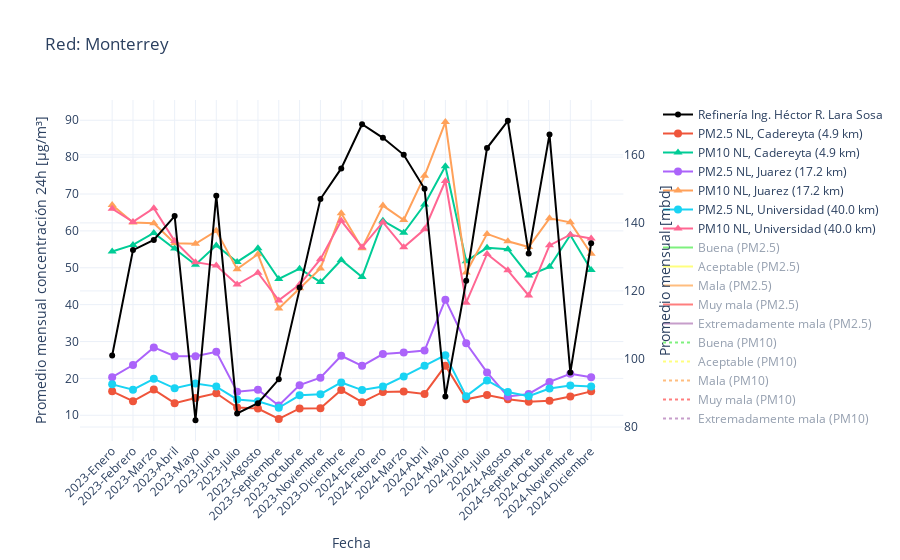

Notebook cell for this chart:
### Code cell
import pickle as pkl
import pandas as pd
import plotly.graph_objects as go
from plotly.subplots import make_subplots
from scipy.stats import pearsonr

# Traducción de meses
meses_es = {
    'January': 'Enero', 'February': 'Febrero', 'March': 'Marzo', 'April': 'Abril',
    'May': 'Mayo', 'June': 'Junio', 'July': 'Julio', 'August': 'Agosto',
    'September': 'Septiembre', 'October': 'Octubre', 'November': 'Noviembre', 'December': 'Diciembre'
}

# Coordenadas de estaciones con distancia en km
estaciones_km = {
    'NL, Cadereyta': 4.9,
    'NL, Juarez': 17.2,
    'NL, Universidad': 40.0
}

# Umbrales de calidad del aire para PM2.5 y PM10
umbrales = {
    'PM2.5': [(15, 'Buena', 'rgb(0,228,0)'), (33, 'Aceptable', 'rgb(255,255,0)'), 
              (79, 'Mala', 'rgb(255,126,0)'), (130, 'Muy mala', 'rgb(255,0,0)'), 
              (200, 'Extremadamente mala', 'rgb(143,63,151)')],
    'PM10': [(45, 'Buena', 'rgb(0,228,0)'), (60, 'Aceptable', 'rgb(255,255,0)'), 
             (132, 'Mala', 'rgb(255,126,0)'), (213, 'Muy mala', 'rgb(255,0,0)'), 
             (300, 'Extremadamente mala', 'rgb(143,63,151)')]
}

# Función para cargar datos de PM2.5 o PM10
def cargar_datos(archivo_pkl, estacion):
    with open(archivo_pkl, 'rb') as f:
        data = pkl.load(f)
    pm_NL = data.query(f'Estación == "{estacion}"')
    m_pm_NL = pm_NL.groupby(pm_NL['Fecha_Dia'].dt.to_period("M"))['Concentración por día'].mean().reset_index()
    m_pm_NL.rename(columns={'Fecha_Dia': 'Fecha', 'Concentración por día': 'Concentración Promedio Mensual'}, inplace=True)
    m_pm_NL['Concentración Promedio Mensual'] = m_pm_NL['Concentración Promedio Mensual'].round(2)
    return m_pm_NL

# Rango de datos
iloc_inicio = 0
iloc_fin = 24

# Archivos de datos
archivo_pm25 = 'data/IndicedeCalidad/data_PM2.5.pkl'
archivo_pm10 = 'data/IndicedeCalidad/data_PM10.pkl'
estaciones = list(estaciones_km.keys())

# Datos de producción de barriles
pemex_NL = pd.DataFrame({
    'Fecha': pd.date_range(start='2023-01', end='2025-01', freq='M').strftime('%Y-%B'),
    'Miles de barriles mensuales': [101, 132, 135, 142, 82, 148, 84, 87, 94, 121, 147, 156,
                                    169, 165, 160, 150, 89, 123, 162, 170, 131, 166, 96, 134]
})

# Reemplazar nombres de meses en inglés por español
pemex_NL['Fecha'] = pemex_NL['Fecha'].replace(meses_es, regex=True)

# Crear gráfico con doble eje Y
fig = make_subplots(specs=[[{"secondary_y": True}]])

# Agregar producción de barriles al eje derecho
fig.add_trace(go.Scatter(x=pemex_NL['Fecha'][iloc_inicio:iloc_fin], 
                         y=pemex_NL['Miles de barriles mensuales'][iloc_inicio:iloc_fin], 
                         mode='lines+markers', 
                         name='Refinería Ing. Héctor R. Lara Sosa', 
                         line=dict(color='black', width=2), 
                         marker=dict(symbol='circle', size=6)), 
              secondary_y=True)

# Agregar datos de PM2.5 y PM10 por estación
for estacion in estaciones:
    m_pm25_NL = cargar_datos(archivo_pm25, estacion)
    m_pm10_NL = cargar_datos(archivo_pm10, estacion)
    
    barriles = pemex_NL['Miles de barriles mensuales'].iloc[iloc_inicio:iloc_fin]
    pm25 = m_pm25_NL['Concentración Promedio Mensual'].iloc[iloc_inicio:iloc_fin]
    pm10 = m_pm10_NL['Concentración Promedio Mensual'].iloc[iloc_inicio:iloc_fin]
    
    # Cálculo de correlación
    corr_pm25, _ = pearsonr(barriles.dropna(), pm25.dropna())
    corr_pm10, _ = pearsonr(barriles.dropna(), pm10.dropna())

    # Agregar puntos de datos de PM2.5 con label de kilómetros
    fig.add_trace(go.Scatter(
        x=pemex_NL['Fecha'][iloc_inicio:iloc_fin], 
        y=pm25, 
        mode='markers+lines', 
        name=f'PM2.5 {estacion} ({estaciones_km[estacion]} km)', 
        marker=dict(size=8)), 
        secondary_y=False)
    
    # Agregar puntos de datos de PM10 con label de kilómetros
    fig.add_trace(go.Scatter(
        x=pemex_NL['Fecha'][iloc_inicio:iloc_fin], 
        y=pm10, 
        mode='markers+lines', 
        name=f'PM10 {estacion} ({estaciones_km[estacion]} km)', 
        marker=dict(size=8, symbol="triangle-up")), 
        secondary_y=False)
    
    print(f'[{estacion} - {estaciones_km[estacion]} km] PM2.5 - Correlación con barriles: {corr_pm25:.2f}')
    print(f'[{estacion} - {estaciones_km[estacion]} km] PM10 - Correlación con barriles: {corr_pm10:.2f}')

# Agregar líneas horizontales de umbrales
for contaminante, niveles in umbrales.items():
    if contaminante == 'PM2.5':
        estilo = "solid"
    else:
        estilo = 'dot'
    for valor, label, color in niveles:
     
        fig.add_trace(
            go.Scatter(
                x=[pemex_NL['Fecha'].iloc[iloc_inicio], pemex_NL['Fecha'].iloc[iloc_fin-1]],
                y=[valor, valor],
                mode='lines',
                line=dict(color=color, width=2, dash=estilo),
                name=f'{label} ({contaminante})',
                showlegend=True,
                visible= 'legendonly'
            )
        )
        
        # fig.add_annotation(
        #     x=pemex_NL['Fecha'].iloc[0], y=valor,
        #     text=f"{label} ({contaminante})",
        #     showarrow=False,
        #     font=dict(color='black', size=7),
        #     xanchor="left",
        #     yanchor= 'top'
        # )

# Configurar ejes
fig.update_layout(
    title="Red: Monterrey",
    xaxis_title="Fecha",
    yaxis_title=r'Promedio mensual concentración 24h [µg/m³]',
    yaxis2_title="Promedio mensual [mbd]",
    legend=dict(x=1, y=1),
    template="plotly_white"
)
fig.update_layout(xaxis=dict(tickangle=-45))  # Rotar etiquetas del eje X 45 grados
fig.write_html('Barriles_vs_PM.html')

# Mostrar gráfico
fig.show()

### Figure 1 — Plotly figure (JSON) as saved in the notebook; plotly's stock layout.template omitted (floating-point values rounded to 4 significant figures)
{"data": [{"line": {"color": "black", "width": 2}, "marker": {"size": 6, "symbol": "circle"}, "mode": "lines+markers", "name": "Refinería Ing. Héctor R. Lara Sosa", "type": "scatter", "x": ["2023-Enero", "2023-Febrero", "2023-Marzo", "2023-Abril", "2023-Mayo", "2023-Junio", "2023-Julio", "2023-Agosto", "2023-Septiembre", "2023-Octubre", "2023-Noviembre", "2023-Diciembre", "2024-Enero", "2024-Febrero", "2024-Marzo", "2024-Abril", "2024-Mayo", "2024-Junio", "2024-Julio", "2024-Agosto", "2024-Septiembre", "2024-Octubre", "2024-Noviembre", "2024-Diciembre"], "xaxis": "x", "y": [101, 132, 135, 142, 82, 148, 84, 87, 94, 121, 147, 156, 169, 165, 160, 150, 89, 123, 162, 170, 131, 166, 96, 134], "yaxis": "y2"}, {"marker": {"size": 8}, "mode": "markers+lines", "name": "PM2.5 NL, Cadereyta (4.9 km)", "type": "scatter", "x": ["2023-Enero", "2023-Febrero", "2023-Marzo", "2023-Abril", "2023-Mayo", "2023-Junio", "2023-Julio", "2023-Agosto", "2023-Septiembre", "2023-Octubre", "2023-Noviembre", "2023-Diciembre", "2024-Enero", "2024-Febrero", "2024-Marzo", "2024-Abril", "2024-Mayo", "2024-Junio", "2024-Julio", "2024-Agosto", "2024-Septiembre", "2024-Octubre", "2024-Noviembre", "2024-Diciembre"], "xaxis": "x", "y": [16.5, 13.81, 16.96, 13.29, 14.7, 15.96, 12.11, 11.83, 9, 11.85, 11.89, 16.83, 13.55, 16.32, 16.44, 15.79, 23.46, 14.33, 15.5, 14.36, 13.65, 13.96, 15.08, 16.48], "yaxis": "y"}, {"marker": {"size": 8, "symbol": "triangle-up"}, "mode": "markers+lines", "name": "PM10 NL, Cadereyta (4.9 km)", "type": "scatter", "x": ["2023-Enero", "2023-Febrero", "2023-Marzo", "2023-Abril", "2023-Mayo", "2023-Junio", "2023-Julio", "2023-Agosto", "2023-Septiembre", "2023-Octubre", "2023-Noviembre", "2023-Diciembre", "2024-Enero", "2024-Febrero", "2024-Marzo", "2024-Abril", "2024-Mayo", "2024-Junio", "2024-Julio", "2024-Agosto", "2024-Septiembre", "2024-Octubre", "2024-Noviembre", "2024-Diciembre"], "xaxis": "x", "y": [54.42, 56.19, 59.46, 55.21, 50.82, 56.07, 51.59, 55.27, 46.96, 49.75, 46.11, 52.12, 47.5, 62.76, 59.5, 67.15, 77.52, 51.79, 55.42, 55.03, 47.92, 50.25, 58.88, 49.41], "yaxis": "y"}, {"marker": {"size": 8}, "mode": "markers+lines", "name": "PM2.5 NL, Juarez (17.2 km)", "type": "scatter", "x": ["2023-Enero", "2023-Febrero", "2023-Marzo", "2023-Abril", "2023-Mayo", "2023-Junio", "2023-Julio", "2023-Agosto", "2023-Septiembre", "2023-Octubre", "2023-Noviembre", "2023-Diciembre", "2024-Enero", "2024-Febrero", "2024-Marzo", "2024-Abril", "2024-Mayo", "2024-Junio", "2024-Julio", "2024-Agosto", "2024-Septiembre", "2024-Octubre", "2024-Noviembre", "2024-Diciembre"], "xaxis": "x", "y": [20.33, 23.62, 28.39, 26, 26, 27.21, 16.41, 16.94, 12.64, 18.17, 20.19, 26.14, 23.41, 26.6, 27, 27.53, 41.36, 29.52, 21.62, 15.1, 15.79, 19.04, 21.25, 20.31], "yaxis": "y"}, {"marker": {"size": 8, "symbol": "triangle-up"}, "mode": "markers+lines", "name": "PM10 NL, Juarez (17.2 km)", "type": "scatter", "x": ["2023-Enero", "2023-Febrero", "2023-Marzo", "2023-Abril", "2023-Mayo", "2023-Junio", "2023-Julio", "2023-Agosto", "2023-Septiembre", "2023-Octubre", "2023-Noviembre", "2023-Diciembre", "2024-Enero", "2024-Febrero", "2024-Marzo", "2024-Abril", "2024-Mayo", "2024-Junio", "2024-Julio", "2024-Agosto", "2024-Septiembre", "2024-Octubre", "2024-Noviembre", "2024-Diciembre"], "xaxis": "x", "y": [67, 62.25, 62.07, 56.66, 56.52, 60.03, 49.63, 53.65, 38.97, 44.43, 49.81, 64.78, 55.32, 66.86, 62.96, 74.94, 89.52, 48.72, 59.19, 57.17, 55.62, 63.4, 62.32, 53.81], "yaxis": "y"}, {"marker": {"size": 8}, "mode": "markers+lines", "name": "PM2.5 NL, Universidad (40.0 km)", "type": "scatter", "x": ["2023-Enero", "2023-Febrero", "2023-Marzo", "2023-Abril", "2023-Mayo", "2023-Junio", "2023-Julio", "2023-Agosto", "2023-Septiembre", "2023-Octubre", "2023-Noviembre", "2023-Diciembre", "2024-Enero", "2024-Febrero", "2024-Marzo", "2024-Abril", "2024-Mayo", "2024-Junio", "2024-Julio", "2024-Agosto", "2024-Septiembre", "2024-Octubre", "2024-Noviembre", "2024-Diciembre"], "xaxis": "x", "y": [18.38, 16.92, 19.87, 17.31, 18.6, 17.77, 14.3, 13.8, 12.04, 15.42, 15.71, 18.9, 16.83, 17.81, 20.53, 23.42, 26.3, 15.18, 19.43, 16.29, 15.18, 17.25, 18.08, 17.79], "yaxis": "y"}, {"marker": {"size": 8, "symbol": "triangle-up"}, "mode": "markers+lines", "name": "PM10 NL, Universidad (40.0 km)", "type": "scatter", "x": ["2023-Enero", "2023-Febrero", "2023-Marzo", "2023-Abril", "2023-Mayo", "2023-Junio", "2023-Julio", "2023-Agosto", "2023-Septiembre", "2023-Octubre", "2023-Noviembre", "2023-Diciembre", "2024-Enero", "2024-Febrero", "2024-Marzo", "2024-Abril", "2024-Mayo", "2024-Junio", "2024-Julio", "2024-Agosto", "2024-Septiembre", "2024-Octubre", "2024-Noviembre", "2024-Diciembre"], "xaxis": "x", "y": [66, 62.44, 66.15, 57.26, 51.53, 50.59, 45.46, 48.65, 41.15, 45.43, 52.31, 62.75, 55.58, 62.35, 55.56, 60.43, 73.53, 40.52, 53.74, 49.3, 42.48, 56.08, 58.96, 57.93], "yaxis": "y"}, {"line": {"color": "rgb(0,228,0)", "dash": "solid", "width": 2}, "mode": "lines", "name": "Buena (PM2.5)", "showlegend": true, "type": "scatter", "visible": "legendonly", "x": ["2023-Enero", "2024-Diciembre"], "y": [15, 15]}, {"line": {"color": "rgb(255,255,0)", "dash": "solid", "width": 2}, "mode": "lines", "name": "Aceptable (PM2.5)", "showlegend": true, "type": "scatter", "visible": "legendonly", "x": ["2023-Enero", "2024-Diciembre"], "y": [33, 33]}, {"line": {"color": "rgb(255,126,0)", "dash": "solid", "width": 2}, "mode": "lines", "name": "Mala (PM2.5)", "showlegend": true, "type": "scatter", "visible": "legendonly", "x": ["2023-Enero", "2024-Diciembre"], "y": [79, 79]}, {"line": {"color": "rgb(255,0,0)", "dash": "solid", "width": 2}, "mode": "lines", "name": "Muy mala (PM2.5)", "showlegend": true, "type": "scatter", "visible": "legendonly", "x": ["2023-Enero", "2024-Diciembre"], "y": [130, 130]}, {"line": {"color": "rgb(143,63,151)", "dash": "solid", "width": 2}, "mode": "lines", "name": "Extremadamente mala (PM2.5)", "showlegend": true, "type": "scatter", "visible": "legendonly", "x": ["2023-Enero", "2024-Diciembre"], "y": [200, 200]}, {"line": {"color": "rgb(0,228,0)", "dash": "dot", "width": 2}, "mode": "lines", "name": "Buena (PM10)", "showlegend": true, "type": "scatter", "visible": "legendonly", "x": ["2023-Enero", "2024-Diciembre"], "y": [45, 45]}, {"line": {"color": "rgb(255,255,0)", "dash": "dot", "width": 2}, "mode": "lines", "name": "Aceptable (PM10)", "showlegend": true, "type": "scatter", "visible": "legendonly", "x": ["2023-Enero", "2024-Diciembre"], "y": [60, 60]}, {"line": {"color": "rgb(255,126,0)", "dash": "dot", "width": 2}, "mode": "lines", "name": "Mala (PM10)", "showlegend": true, "type": "scatter", "visible": "legendonly", "x": ["2023-Enero", "2024-Diciembre"], "y": [132, 132]}, {"line": {"color": "rgb(255,0,0)", "dash": "dot", "width": 2}, "mode": "lines", "name": "Muy mala (PM10)", "showlegend": true, "type": "scatter", "visible": "legendonly", "x": ["2023-Enero", "2024-Diciembre"], "y": [213, 213]}, {"line": {"color": "rgb(143,63,151)", "dash": "dot", "width": 2}, "mode": "lines", "name": "Extremadamente mala (PM10)", "showlegend": true, "type": "scatter", "visible": "legendonly", "x": ["2023-Enero", "2024-Diciembre"], "y": [300, 300]}], "layout": {"legend": {"x": 1, "y": 1}, "title": {"text": "Red: Monterrey"}, "xaxis": {"anchor": "y", "domain": [0, 0.94], "tickangle": -45, "title": {"text": "Fecha"}}, "yaxis": {"anchor": "x", "domain": [0, 1], "title": {"text": "Promedio mensual concentración 24h [µg/m³]"}}, "yaxis2": {"anchor": "x", "overlaying": "y", "side": "right", "title": {"text": "Promedio mensual [mbd]"}}}}
